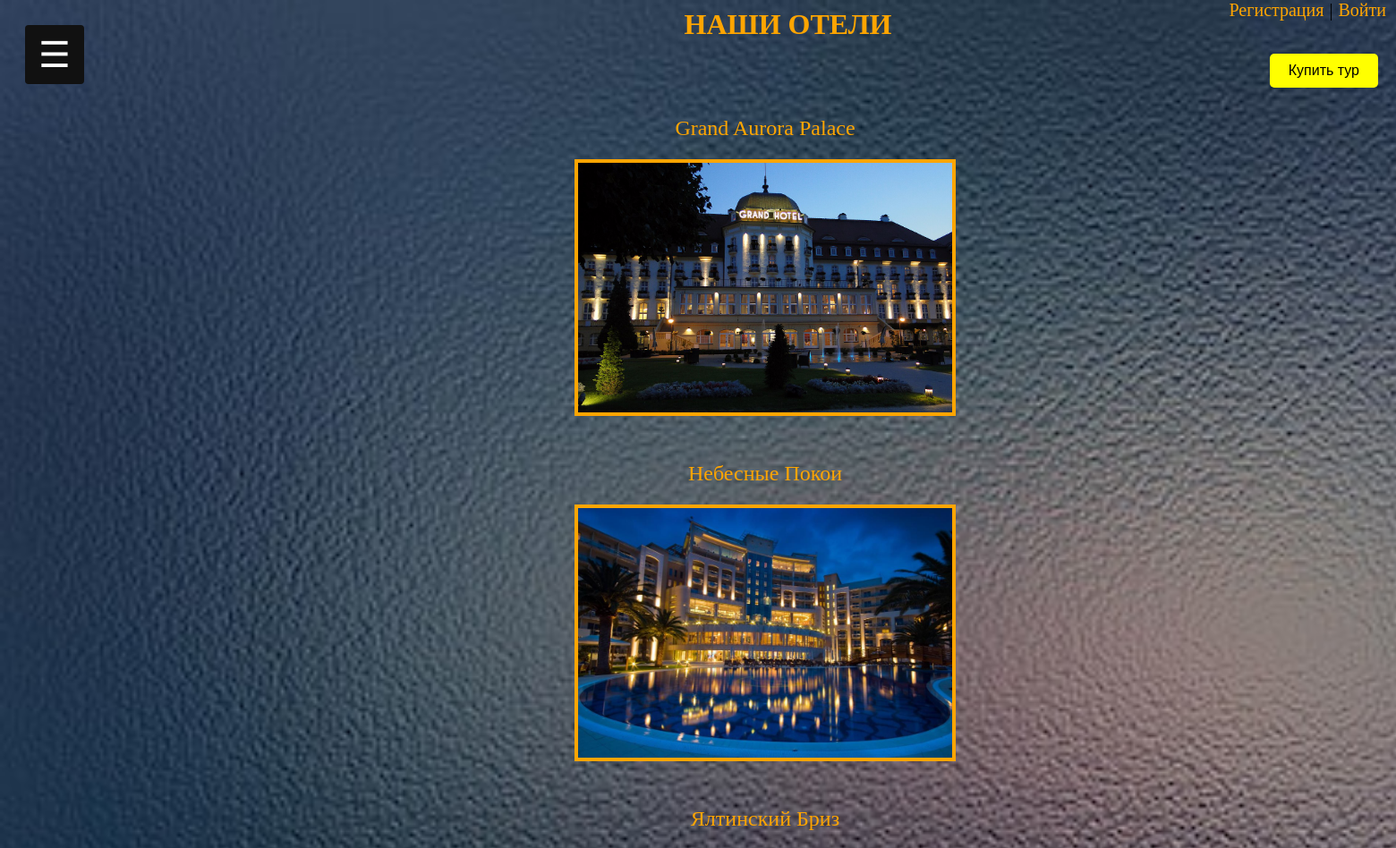
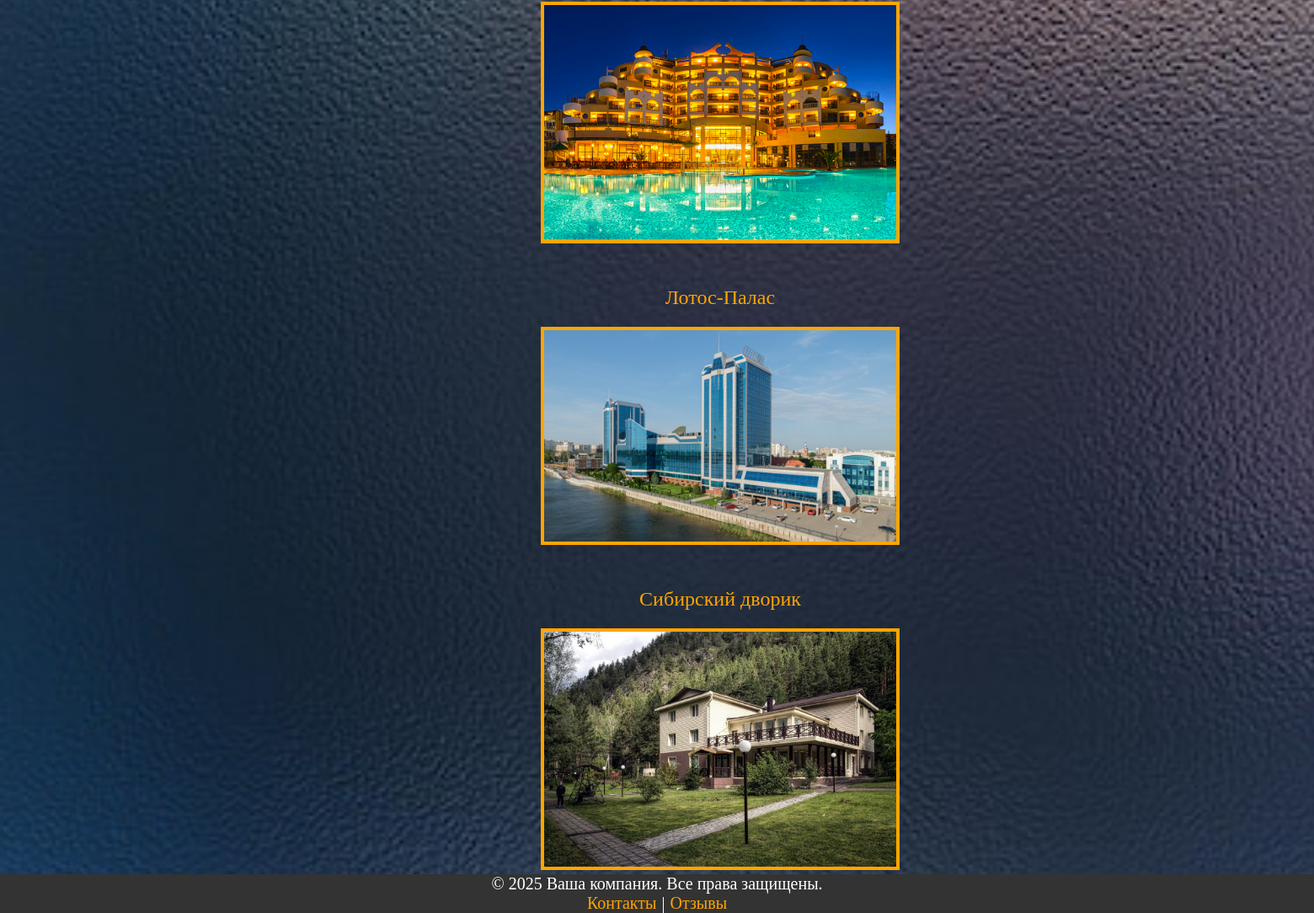
Screenshot of /hotels with the database file from the repository (2 pictures, top to bottom).
### turfirmaapp/models.py (models this page shows, shortened)
class Hotels(models.Model):
    hotel_name = models.CharField(max_length=100, verbose_name="Название отеля")
    address = models.CharField(max_length=255, null=True, blank=True, verbose_name="Адрес")
    rating = models.IntegerField(null=True, blank=True, verbose_name="Рейтинг")
    contact_number = models.CharField(max_length=20, null=True, blank=True, verbose_name="Контактный телефон")
    photo_hotel = models.ImageField(upload_to="photo_hotel/", verbose_name="Фотография", null=True)
    def get_absolute_url(self):
        return reverse('hotel', kwargs={'hotel_id': self.pk})
    class Meta:
        verbose_name = 'отель'
        verbose_name_plural = "Отели"

### turfirmaapp/views.py (the view)
# urls.py: path('hotels', hotels, name='hotels'),
def hotels(request):
    my_data = request.session.get('customer', None)
    data = Hotels.objects.all()
    return render(request, "hotels.html", {"data": data, 'customer': my_data})

### turfirmaapp/templates/hotels.html (shortened to what this page needs)
{% extends 'base.html' %}
{% block content %}
{% load static %}
<h1>Наши отели</h1>
{% if data %}
    {% for item in data %}
    <div class="tours">
        <p><a class="links"  href="{{ item.get_absolute_url }}">{{ item.hotel_name }}</a></p>
        <p><a class="links"  href="{{ item.get_absolute_url }}"><img class="photo_tour" src="{{item.photo_hotel.url}}"></a></p>
    </div>
    {% endfor %}
{% else %}
    <h2>Нет отелей</h2>
{% endif %}
{% endblock %}

### turfirmaapp/static/css/styles.css (style rules this page uses)
body { background-size: cover; background-attachment: fixed; overflow-x: hidden; }
h1 { color: orange; position: relative; top: -60px; left: 49%; text-transform: uppercase; unicode-bidi: isolate; }
.tours { text-align: center; font-size: 24px; display: block; margin: 0 auto; margin-left: 150px; }
.photo_tour { display: block; margin: 0 auto; margin-top: -30px; width: 30%; height: 30%; border: 4px solid orange; }
.links { color: orange; outline: none; text-decoration: none; padding: 2px 1px 0; }

### rows the page displays
Hotels: hotel_name "Grand Aurora Palace", photo_hotel (picture)
Hotels: hotel_name "Небесные Покои", photo_hotel (picture)
Hotels: hotel_name "Ялтинский Бриз", photo_hotel (picture)
Hotels: hotel_name "Лотос‑Палас", photo_hotel (picture)
Hotels: hotel_name "Сибирский дворик", photo_hotel (picture)
